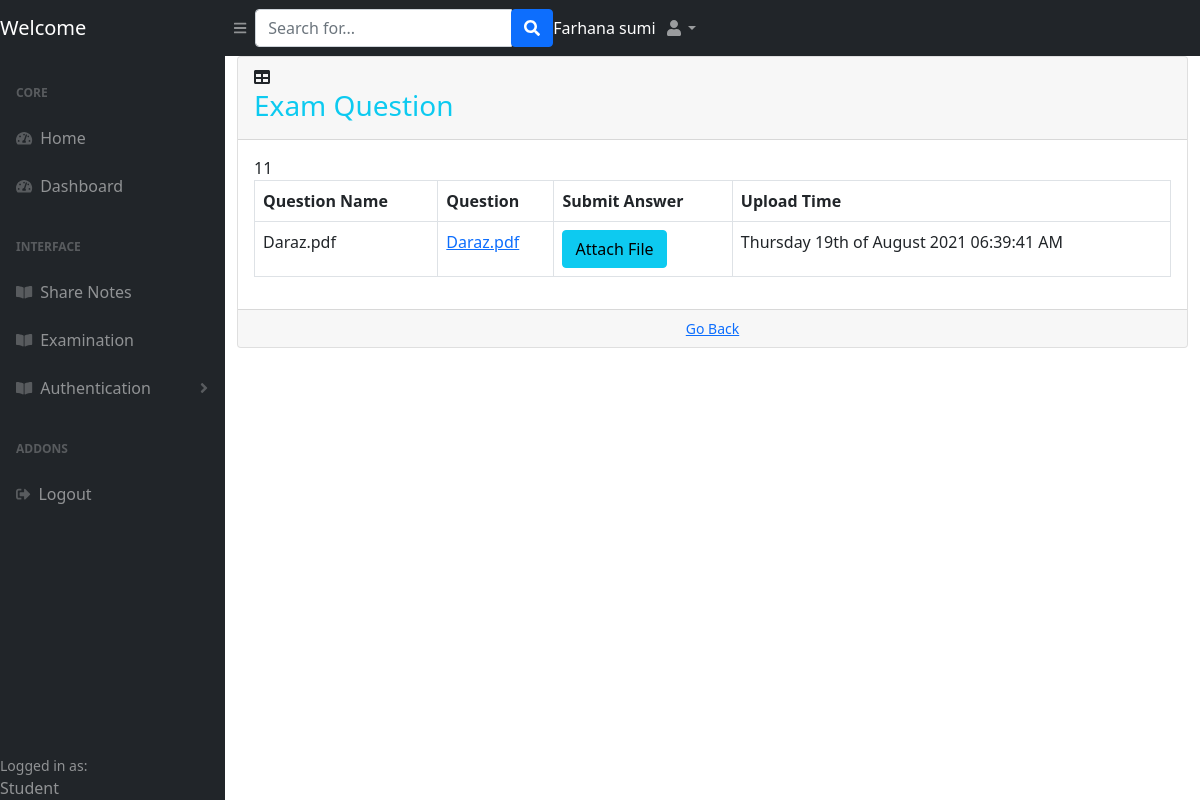
Page /pendingExam.php (signed in) on the committed database.
### tables this page shows
CREATE TABLE `exam_question` (
  `question_id` int(10) NOT NULL,
  `file_name` varchar(255) NOT NULL,
  `exam_status` int(1) NOT NULL DEFAULT 1,
  `created_at` datetime NOT NULL,
  `end_at` datetime NOT NULL
);

### pendingExam.php (the view, shortened to what this page needs)
<?php
require('functions.php');
$result = $function->pending_exam();
$student_id = $_SESSION["data"]["student_id"];
?>
<!DOCTYPE html>
<html>
<head>
    <link href="css/styles.css" rel="stylesheet" />
    <link href="https://cdn.datatables.net/1.10.20/css/dataTables.bootstrap4.min.css" rel="stylesheet" />
</head>
<body class="sb-nav-fixed">
    <nav class="sb-topnav navbar navbar-expand navbar-dark bg-dark">
        <a class="navbar-brand" href="#">Welcome</a>
        <button class="btn btn-link btn-sm order-1 order-lg-0" id="sidebarToggle" href="#"><i class="fas fa-bars"></i>
        </button>
        <form class="d-none d-md-inline-block form-inline ml-auto mr-0 mr-md-3 my-2 my-md-0">
            <div class="input-group">
                <input class="form-control" type="text" placeholder="Search for..." aria-label="Search" aria-describedby="basic-addon2" />
                <div class="input-group-append">
                    <button class="btn btn-primary" type="button"><i class="fas fa-search"></i></button>
                </div>
            </div>
        </form>
        <ul class="navbar-nav ml-auto ml-md-0" style="color: white;">
            <?php
            $name = $_SESSION["data"]["student_name"];
            $function->showname($name);
            ?>
        </ul>
        <ul class="navbar-nav ml-auto ml-md-0">
            <li class="nav-item dropdown">
                <a class="nav-link dropdown-toggle" id="userDropdown" href="#" role="button" data-toggle="dropdown" aria-haspopup="true" aria-expanded="false"><i class="fas fa-user fa-fw"></i></a>
            </li>
        </ul>
    </nav>
    <div id="layoutSidenav">
        <div id="layoutSidenav_nav">
            <nav class="sb-sidenav accordion sb-sidenav-dark" id="sidenavAccordion">
                <div class="sb-sidenav-menu">
                    <div class="nav">
                        <div class="sb-sidenav-menu-heading">Core</div>
                        <a class="nav-link" href="home.php">
                            <div class="sb-nav-link-icon"><i class="fas fa-tachometer-alt"></i></div>
                            Home
                        </a>
                        <a class="nav-link" href="dashboard.php">
                            <div class="sb-nav-link-icon"><i class="fas fa-tachometer-alt"></i></div>
                            Dashboard
                        </a>
                        <div class="sb-sidenav-menu-heading">Interface</div>
                        <a class="nav-link" href="shareNote.php">
                            <div class="sb-nav-link-icon"><i class="fas fa-book-open"></i></div>
                            Share Notes
                        </a>
                        <a class="nav-link" href="pendingExam.php">
                            <div class="sb-nav-link-icon"><i class="fas fa-book-open"></i></div>
                            Examination
                        </a>
                        <a class="nav-link collapsed" href="#" data-toggle="collapse" data-target="#collapsePages" aria-expanded="false" aria-controls="collapsePages">
                            <div class="sb-nav-link-icon"><i class="fas fa-book-open"></i></div>
                            Authentication
                            <div class="sb-sidenav-collapse-arrow"><i class="fas fa-angle-down"></i></div>
                        </a>
                        <div class="sb-sidenav-menu-heading">Addons</div>
                        <a class="nav-link" href="logout.php">
                            <div class="sb-nav-link-icon"><i class="fas fa-sign-out-alt"></i></div>
                            Logout
                        </a>
                    </div>
                </div>
                <div class="ml-4">
                    <div class="small">Logged in as:</div>
                    Student
                </div>
            </nav>
        </div>
        <div id="layoutSidenav_content">
            <main>
                <div class="container-fluid">
                    <div class="card mb-4">
                        <div class="card-header">
                            <i class="fas fa-table mr-1"></i>
                            <h3 class="text-info">Exam Question</h3>
                        </div>
                        <div class="card-body">
                            <div class="table-responsive">
                                <table class="table table-hover table-bordered" id="dataTable" width="100%" cellspacing="0">
                                    <thead>
                                        <tr>
                                            <th>Question Name</th>
                                            <th>Question</th>
                                            <th>Submit Answer</th>
                                            <th>Upload Time</th>
                                        </tr>
                                    </thead>
                                    <?php
                                    while ($row = $result->fetch_assoc()) { ?>
                                        <tr>
                                            <td><?= $row['file_name']; ?> </td>
                                            <td>
                                                <a href="files/<?php echo $row['file_name'] ?>" download="<?php echo $row['file_name']; ?>">
                                                    <?php echo $row['file_name']; ?>
                                                </a>
                                            </td>
                                            <td>
                                                <button class="btn btn-info" type="submit" name="submit-ans" id="btn" data-toggle="modal" data-target="#exampleModalCenter-<?php echo $row['question_id']; ?>" <?php if ($function->button_disable($row['question_id'], $student_id) == 1) {  ?> disabled <?php  }   ?>>Attach File</button>
                                            </td>
                                            <td> <?= date("l jS \of F Y h:i:s A", strtotime($row['created_at'])); ?>
                                            </td>
                                        </tr>
                                    <?php  }   ?>
                                </table>
                            </div>
                        </div>
                        <div class="card-footer text-center">
                            <div class="small"><a href="dashboard.php">Go Back</a></div>
                        </div>
                    </div>
                </div>
            </main>
        </div>
    </div>
</body>
</html>

### rows in the picture
exam_question: file_name "Daraz.pdf", created_at "Thursday 19th of August 2021 06:39:41 AM"

### other values in the picture
$name "Farhana sumi"
